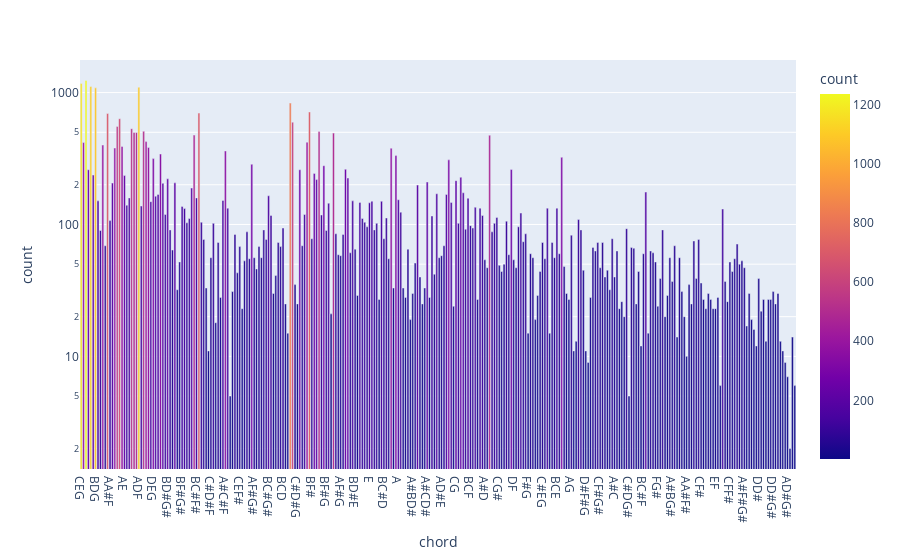

Notebook source saved alongside this figure:
### Code cell
fig = px.bar(chord_counts_df, x='chord', y='count', color='count')
fig.show()

### Figure 1 — Plotly figure (JSON) as saved in the notebook; plotly's stock layout.template omitted (floating-point values rounded to 4 significant figures; data arrays with more than 128 entries replaced by an {"elided": "..."} marker saying what was removed)
{"data": [{"alignmentgroup": "True", "hovertemplate": "chord=%{x}<br>count=%{marker.color}<extra></extra>", "legendgroup": "", "marker": {"color": {"elided": "298 int values"}, "coloraxis": "coloraxis", "pattern": {"shape": ""}}, "name": "", "offsetgroup": "", "orientation": "v", "showlegend": false, "textposition": "auto", "type": "bar", "x": {"elided": "298 str values"}, "xaxis": "x", "y": {"elided": "298 int values"}, "yaxis": "y"}], "layout": {"barmode": "relative", "coloraxis": {"colorbar": {"title": {"text": "count"}}, "colorscale": [[0, "#0d0887"], [0.1111, "#46039f"], [0.2222, "#7201a8"], [0.3333, "#9c179e"], [0.4444, "#bd3786"], [0.5556, "#d8576b"], [0.6667, "#ed7953"], [0.7778, "#fb9f3a"], [0.8889, "#fdca26"], [1, "#f0f921"]]}, "legend": {"tracegroupgap": 0}, "margin": {"t": 60}, "xaxis": {"anchor": "y", "domain": [0, 1], "title": {"text": "chord"}}, "yaxis": {"anchor": "x", "domain": [0, 1], "title": {"text": "count"}, "type": "log"}}}
